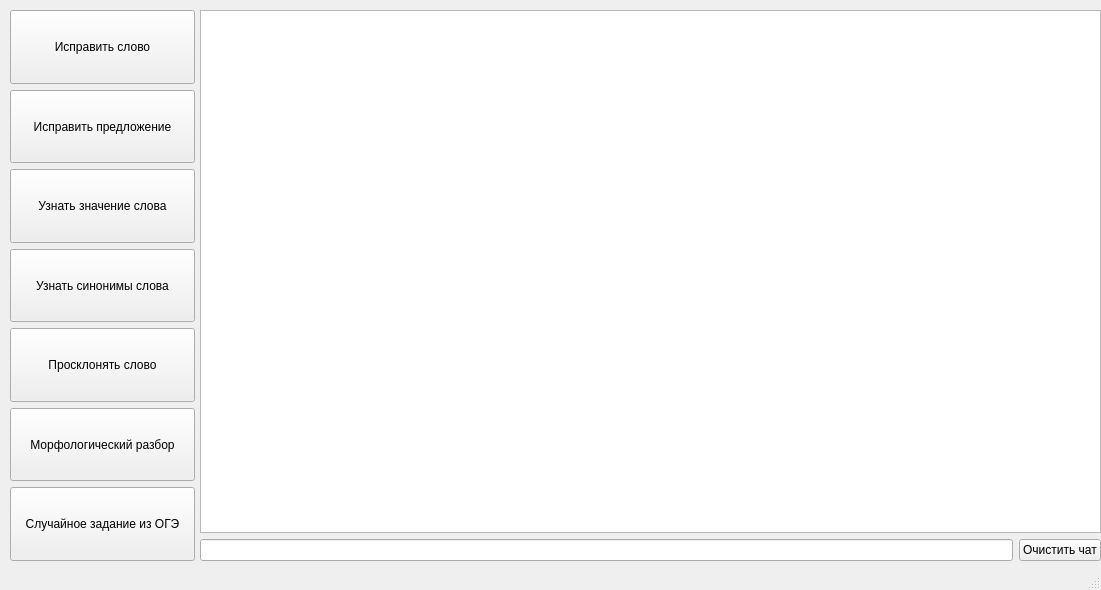
<?xml version="1.0" encoding="UTF-8"?>
<ui version="4.0">
 <class>MainWindow</class>
 <widget class="QMainWindow" name="MainWindow">
  <property name="geometry">
   <rect>
    <x>0</x>
    <y>0</y>
    <width>1101</width>
    <height>590</height>
   </rect>
  </property>
  <property name="windowTitle">
   <string>MainWindow</string>
  </property>
  <widget class="QWidget" name="centralwidget">
   <widget class="QWidget" name="verticalLayoutWidget">
    <property name="geometry">
     <rect>
      <x>10</x>
      <y>10</y>
      <width>185</width>
      <height>551</height>
     </rect>
    </property>
    <layout class="QVBoxLayout" name="verticalLayout">
     <item>
      <widget class="QPushButton" name="word_correct">
       <property name="sizePolicy">
        <sizepolicy hsizetype="Minimum" vsizetype="Minimum">
         <horstretch>0</horstretch>
         <verstretch>0</verstretch>
        </sizepolicy>
       </property>
       <property name="text">
        <string>Исправить слово</string>
       </property>
      </widget>
     </item>
     <item>
      <widget class="QPushButton" name="sentence_correct">
       <property name="sizePolicy">
        <sizepolicy hsizetype="Minimum" vsizetype="Minimum">
         <horstretch>0</horstretch>
         <verstretch>0</verstretch>
        </sizepolicy>
       </property>
       <property name="text">
        <string>Исправить предложение</string>
       </property>
      </widget>
     </item>
     <item>
      <widget class="QPushButton" name="meaning_button">
       <property name="sizePolicy">
        <sizepolicy hsizetype="Minimum" vsizetype="Minimum">
         <horstretch>0</horstretch>
         <verstretch>0</verstretch>
        </sizepolicy>
       </property>
       <property name="text">
        <string>Узнать значение слова</string>
       </property>
      </widget>
     </item>
     <item>
      <widget class="QPushButton" name="synonyms_button">
       <property name="sizePolicy">
        <sizepolicy hsizetype="Minimum" vsizetype="Minimum">
         <horstretch>0</horstretch>
         <verstretch>0</verstretch>
        </sizepolicy>
       </property>
       <property name="text">
        <string>Узнать синонимы слова</string>
       </property>
      </widget>
     </item>
     <item>
      <widget class="QPushButton" name="cases_button">
       <property name="sizePolicy">
        <sizepolicy hsizetype="Minimum" vsizetype="Minimum">
         <horstretch>0</horstretch>
         <verstretch>0</verstretch>
        </sizepolicy>
       </property>
       <property name="text">
        <string>Просклонять слово</string>
       </property>
      </widget>
     </item>
     <item>
      <widget class="QPushButton" name="deconstruct_button">
       <property name="sizePolicy">
        <sizepolicy hsizetype="Minimum" vsizetype="Minimum">
         <horstretch>0</horstretch>
         <verstretch>0</verstretch>
        </sizepolicy>
       </property>
       <property name="text">
        <string>Морфологический разбор</string>
       </property>
      </widget>
     </item>
     <item>
      <widget class="QPushButton" name="GSE_button">
       <property name="sizePolicy">
        <sizepolicy hsizetype="Minimum" vsizetype="Minimum">
         <horstretch>0</horstretch>
         <verstretch>0</verstretch>
        </sizepolicy>
       </property>
       <property name="text">
        <string>Случайное задание из ОГЭ</string>
       </property>
      </widget>
     </item>
    </layout>
   </widget>
   <widget class="QWidget" name="verticalLayoutWidget_2">
    <property name="geometry">
     <rect>
      <x>200</x>
      <y>10</y>
      <width>901</width>
      <height>551</height>
     </rect>
    </property>
    <layout class="QVBoxLayout" name="verticalLayout_2">
     <property name="sizeConstraint">
      <enum>QLayout::SetMaximumSize</enum>
     </property>
     <item>
      <widget class="QListWidget" name="text_view">
       <property name="sizePolicy">
        <sizepolicy hsizetype="Expanding" vsizetype="Expanding">
         <horstretch>0</horstretch>
         <verstretch>50</verstretch>
        </sizepolicy>
       </property>
       <property name="font">
        <font>
         <pointsize>11</pointsize>
         <weight>50</weight>
         <italic>false</italic>
         <bold>false</bold>
         <strikeout>false</strikeout>
         <stylestrategy>PreferDefault</stylestrategy>
         <kerning>true</kerning>
        </font>
       </property>
      </widget>
     </item>
     <item>
      <layout class="QHBoxLayout" name="horizontalLayout">
       <item>
        <widget class="QLineEdit" name="message_field">
         <property name="sizePolicy">
          <sizepolicy hsizetype="Expanding" vsizetype="Preferred">
           <horstretch>0</horstretch>
           <verstretch>5</verstretch>
          </sizepolicy>
         </property>
        </widget>
       </item>
       <item>
        <widget class="QPushButton" name="clear_button">
         <property name="sizePolicy">
          <sizepolicy hsizetype="Minimum" vsizetype="Minimum">
           <horstretch>0</horstretch>
           <verstretch>0</verstretch>
          </sizepolicy>
         </property>
         <property name="text">
          <string>Очистить чат</string>
         </property>
        </widget>
       </item>
      </layout>
     </item>
    </layout>
   </widget>
  </widget>
  <widget class="QMenuBar" name="menubar">
   <property name="geometry">
    <rect>
     <x>0</x>
     <y>0</y>
     <width>1101</width>
     <height>21</height>
    </rect>
   </property>
  </widget>
  <widget class="QStatusBar" name="statusbar"/>
 </widget>
 <resources/>
 <connections/>
</ui>
